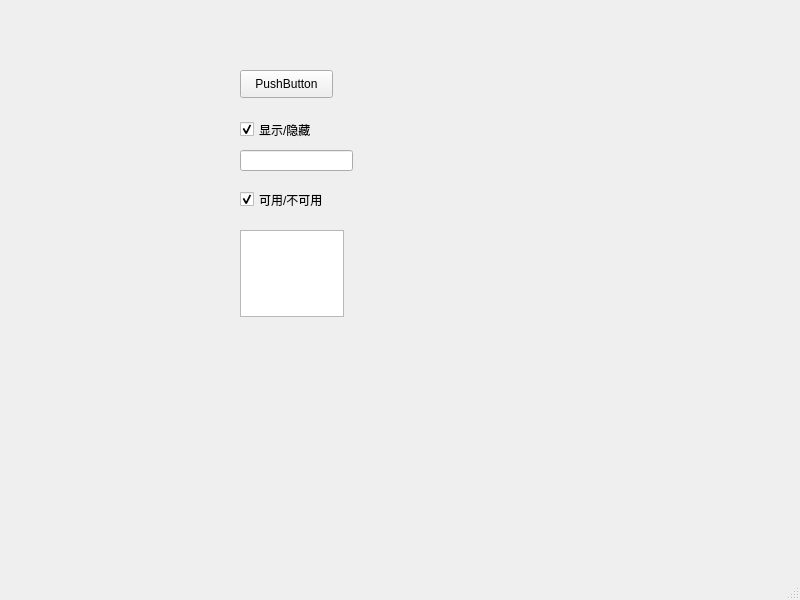
<?xml version="1.0" encoding="UTF-8"?>
<ui version="4.0">
 <class>MainWindow</class>
 <widget class="QMainWindow" name="MainWindow">
  <property name="geometry">
   <rect>
    <x>0</x>
    <y>0</y>
    <width>800</width>
    <height>600</height>
   </rect>
  </property>
  <property name="windowTitle">
   <string>MainWindow</string>
  </property>
  <widget class="QWidget" name="centralwidget">
   <widget class="QPushButton" name="pushButton">
    <property name="geometry">
     <rect>
      <x>240</x>
      <y>70</y>
      <width>93</width>
      <height>28</height>
     </rect>
    </property>
    <property name="text">
     <string>PushButton</string>
    </property>
   </widget>
   <widget class="QCheckBox" name="checkBox">
    <property name="geometry">
     <rect>
      <x>240</x>
      <y>120</y>
      <width>91</width>
      <height>19</height>
     </rect>
    </property>
    <property name="text">
     <string>显示/隐藏</string>
    </property>
    <property name="checked">
     <bool>true</bool>
    </property>
   </widget>
   <widget class="QCheckBox" name="checkBox_2">
    <property name="enabled">
     <bool>true</bool>
    </property>
    <property name="geometry">
     <rect>
      <x>240</x>
      <y>190</y>
      <width>91</width>
      <height>19</height>
     </rect>
    </property>
    <property name="text">
     <string>可用/不可用</string>
    </property>
    <property name="checked">
     <bool>true</bool>
    </property>
   </widget>
   <widget class="QLineEdit" name="lineEdit">
    <property name="geometry">
     <rect>
      <x>240</x>
      <y>150</y>
      <width>113</width>
      <height>21</height>
     </rect>
    </property>
   </widget>
   <widget class="QTextEdit" name="textEdit">
    <property name="geometry">
     <rect>
      <x>240</x>
      <y>230</y>
      <width>104</width>
      <height>87</height>
     </rect>
    </property>
   </widget>
  </widget>
  <widget class="QMenuBar" name="menubar">
   <property name="geometry">
    <rect>
     <x>0</x>
     <y>0</y>
     <width>800</width>
     <height>26</height>
    </rect>
   </property>
  </widget>
  <widget class="QStatusBar" name="statusbar"/>
 </widget>
 <resources/>
 <connections>
  <connection>
   <sender>checkBox</sender>
   <signal>toggled(bool)</signal>
   <receiver>lineEdit</receiver>
   <slot>setVisible(bool)</slot>
   <hints>
    <hint type="sourcelabel">
     <x>288</x>
     <y>160</y>
    </hint>
    <hint type="destinationlabel">
     <x>288</x>
     <y>180</y>
    </hint>
   </hints>
  </connection>
  <connection>
   <sender>checkBox_2</sender>
   <signal>toggled(bool)</signal>
   <receiver>textEdit</receiver>
   <slot>setEnabled(bool)</slot>
   <hints>
    <hint type="sourcelabel">
     <x>312</x>
     <y>226</y>
    </hint>
    <hint type="destinationlabel">
     <x>309</x>
     <y>256</y>
    </hint>
   </hints>
  </connection>
 </connections>
</ui>
